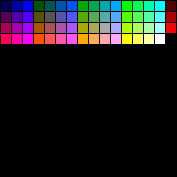
#> input picture server/test_images/pebble_colors_64.gif, 177 x 177 px
$ python -i retriever.py   (imports and definitions only)   (Python 2 division)   (older library calls are emulated)
#> lines starting #> are read from the running program, lines starting #| are printed output that depends on the picture; after the words box and inside, x2 and y2 are one past the last pixel; in counts of white or black regions, pixels touching at a corner belong together
import requests
from pprint import pprint
import os
import json
from PIL import Image
from os import path
import time
import math
import struct
import base64
from multiprocessing import Process, JoinableQueue

has_novas = True
try:
  from novas import compat as novas
  from novas.compat import eph_manager
except Exception as e:
  print "Warning: Could not import novas module, OWLT will not be available."
  has_novas = False


IMAGE_DIR_RAW = path.join(path.dirname(__file__), 'images_raw')
IMAGE_DIR_PROCESSED = path.join(path.dirname(__file__), 'images_processed')

# From PebbleMars.h
WORD_SIZE = 4
WORD_BITS = 8 * WORD_SIZE
IMAGE_WIDTH = 144
IMAGE_HEIGHT = 168
IMAGE_COLS = float(IMAGE_WIDTH) / (8 * WORD_SIZE)
IMAGE_ROWS = IMAGE_HEIGHT
IMAGE_PADDING_BYTES = int(IMAGE_COLS % 1 * WORD_SIZE);
IMAGE_ROWS_PER_CHUNK = 4
IMAGE_CHUNKS = int(math.ceil(IMAGE_ROWS / IMAGE_ROWS_PER_CHUNK))

# [1 line that did not run here, left out]

# [96 lines left out: functions getLatestUrl, getLatestImages, saveRawImage, chunks, saveRawImageWorker, saveRawImages, not called in this run]
  #TODO: Save JSON manifest

def getImageData(filename):
  #Load
#> called with filename = 'test_images/pebble_colors_64.gif'
  img = Image.open(filename) # open colour image
#> img is the input picture: PIL image 177x177 P; mean R, G, B 26, 26, 26

  #Scale
  dims = (IMAGE_WIDTH, IMAGE_HEIGHT)
  print 'resizing from ', img.size, ' to dims ', dims
#| resizing from  (177, 177)  to dims  (144, 168)
  img = img.resize(dims, Image.ANTIALIAS)
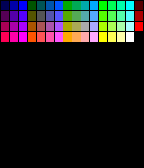
#> img: PIL image 144x168 P; mean R, G, B 26.4, 26.2, 25.8
  print 'new size: ', img.size
#| new size:  (144, 168)

  #Black and white
  img = img.convert('1') # convert image to black and white
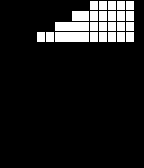
#> img: PIL image 144x168 1; 10.3% white; 25 white regions, largest, box (x1, y1, x2, y2) and area: (55, 32, 89, 42) 340, (55, 22, 89, 31) 306, (72, 11, 89, 21) 170

  #Save Temp
  img.save(path.join(IMAGE_DIR_PROCESSED, filename.split('/')[-1].split('.')[0] + ".png"))

  # Convert to bitstream
  data_bits = []
  for i in range(img.size[1]):
    for j in range(img.size[0]):
      data_bits.append(int(bool(img.getpixel((j,i)))))
    if IMAGE_PADDING_BYTES > 0:
      for k in range(IMAGE_PADDING_BYTES * 8):
        data_bits.append(0)
#> after the loop, data_bits = 26880 items
  return data_bits

# [87 lines left out: functions getOwlt, processImages, main, not called in this run]


# [2 lines not run here, left out]

>>> result = getImageData('test_images/pebble_colors_64.gif')
#> result = 26880 items
